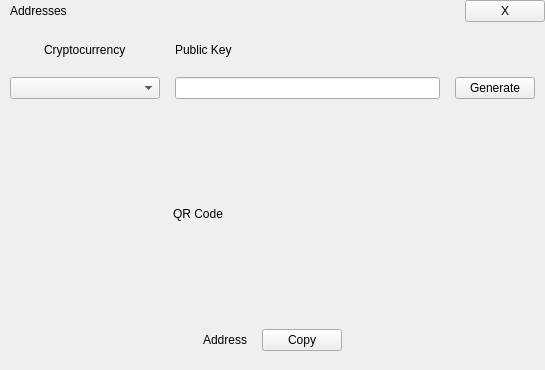
<?xml version="1.0" encoding="UTF-8"?>
<ui version="4.0">
 <class>addressModalQWidget</class>
 <widget class="QWidget" name="addressModalQWidget">
  <property name="geometry">
   <rect>
    <x>0</x>
    <y>0</y>
    <width>545</width>
    <height>370</height>
   </rect>
  </property>
  <property name="windowTitle">
   <string>Form</string>
  </property>
  <layout class="QVBoxLayout" name="addressModalQWidgetVLayout">
   <property name="spacing">
    <number>15</number>
   </property>
   <property name="leftMargin">
    <number>0</number>
   </property>
   <property name="topMargin">
    <number>0</number>
   </property>
   <property name="rightMargin">
    <number>0</number>
   </property>
   <property name="bottomMargin">
    <number>0</number>
   </property>
   <item>
    <widget class="QFrame" name="addressNavbarQFrame">
     <layout class="QHBoxLayout" name="addressNavbarQFrameHLayout">
      <property name="spacing">
       <number>10</number>
      </property>
      <property name="leftMargin">
       <number>10</number>
      </property>
      <property name="topMargin">
       <number>0</number>
      </property>
      <property name="rightMargin">
       <number>0</number>
      </property>
      <property name="bottomMargin">
       <number>0</number>
      </property>
      <item>
       <widget class="QLabel" name="addressQLabel">
        <property name="text">
         <string>Addresses</string>
        </property>
       </widget>
      </item>
      <item>
       <spacer name="addressNavbarQFrameHSpacer">
        <property name="orientation">
         <enum>Qt::Horizontal</enum>
        </property>
        <property name="sizeHint" stdset="0">
         <size>
          <width>40</width>
          <height>20</height>
         </size>
        </property>
       </spacer>
      </item>
      <item alignment="Qt::AlignRight">
       <widget class="QPushButton" name="closeAddressQPushButton">
        <property name="cursor">
         <cursorShape>PointingHandCursor</cursorShape>
        </property>
        <property name="text">
         <string>X</string>
        </property>
       </widget>
      </item>
     </layout>
    </widget>
   </item>
   <item>
    <widget class="QFrame" name="addressBodyQFrame">
     <layout class="QVBoxLayout" name="addressBodyQFrameVLayout">
      <property name="spacing">
       <number>15</number>
      </property>
      <property name="leftMargin">
       <number>10</number>
      </property>
      <property name="topMargin">
       <number>0</number>
      </property>
      <property name="rightMargin">
       <number>10</number>
      </property>
      <property name="bottomMargin">
       <number>0</number>
      </property>
      <item>
       <widget class="QFrame" name="addressCryptocurrencyAndPublicKeyContainerQFrame">
        <layout class="QHBoxLayout" name="addressCryptocurrencyAndPublicKeyContainerQFrameHLayout">
         <property name="spacing">
          <number>15</number>
         </property>
         <property name="leftMargin">
          <number>0</number>
         </property>
         <property name="topMargin">
          <number>0</number>
         </property>
         <property name="rightMargin">
          <number>0</number>
         </property>
         <property name="bottomMargin">
          <number>0</number>
         </property>
         <item>
          <widget class="QFrame" name="addressCryptocurrencyContainerQFrame">
           <property name="minimumSize">
            <size>
             <width>150</width>
             <height>0</height>
            </size>
           </property>
           <layout class="QVBoxLayout" name="addressCryptocurrencyContainerQFrameVLayout">
            <property name="spacing">
             <number>15</number>
            </property>
            <property name="leftMargin">
             <number>0</number>
            </property>
            <property name="topMargin">
             <number>0</number>
            </property>
            <property name="rightMargin">
             <number>0</number>
            </property>
            <property name="bottomMargin">
             <number>0</number>
            </property>
            <item alignment="Qt::AlignHCenter">
             <widget class="QLabel" name="donationsCryptocurrencyQLabel">
              <property name="text">
               <string>Cryptocurrency</string>
              </property>
             </widget>
            </item>
            <item>
             <widget class="QComboBox" name="donationsCryptocurrencyQComboBox">
              <property name="placeholderText">
               <string>Select Cryptocurrency</string>
              </property>
             </widget>
            </item>
           </layout>
          </widget>
         </item>
         <item>
          <widget class="QFrame" name="addressPublicKeyContainerQFrame">
           <layout class="QVBoxLayout" name="addressPublicKeyContainerQFrameVLayout">
            <property name="spacing">
             <number>15</number>
            </property>
            <property name="leftMargin">
             <number>0</number>
            </property>
            <property name="topMargin">
             <number>0</number>
            </property>
            <property name="rightMargin">
             <number>0</number>
            </property>
            <property name="bottomMargin">
             <number>0</number>
            </property>
            <item>
             <widget class="QLabel" name="addressPublicKeyQLabel">
              <property name="text">
               <string>Public Key</string>
              </property>
             </widget>
            </item>
            <item>
             <widget class="QLineEdit" name="addressPublicKeyQLineEdit">
              <property name="minimumSize">
               <size>
                <width>250</width>
                <height>0</height>
               </size>
              </property>
             </widget>
            </item>
           </layout>
          </widget>
         </item>
         <item>
          <widget class="QFrame" name="addressGenerateButtonContainerQFrame">
           <layout class="QVBoxLayout" name="addressGenerateButtonContainerQFrameVLayout">
            <property name="spacing">
             <number>0</number>
            </property>
            <property name="leftMargin">
             <number>0</number>
            </property>
            <property name="topMargin">
             <number>0</number>
            </property>
            <property name="rightMargin">
             <number>0</number>
            </property>
            <property name="bottomMargin">
             <number>0</number>
            </property>
            <item>
             <spacer name="verticalSpacer">
              <property name="orientation">
               <enum>Qt::Vertical</enum>
              </property>
              <property name="sizeHint" stdset="0">
               <size>
                <width>20</width>
                <height>40</height>
               </size>
              </property>
             </spacer>
            </item>
            <item>
             <widget class="QPushButton" name="addressGenerateQPushButton">
              <property name="text">
               <string>Generate</string>
              </property>
             </widget>
            </item>
           </layout>
          </widget>
         </item>
        </layout>
       </widget>
      </item>
      <item>
       <widget class="QFrame" name="generatedAddressQRContainerQFrame">
        <layout class="QHBoxLayout" name="generatedAddressQRContainerQFrameHLayout">
         <property name="spacing">
          <number>0</number>
         </property>
         <property name="leftMargin">
          <number>0</number>
         </property>
         <property name="topMargin">
          <number>0</number>
         </property>
         <property name="rightMargin">
          <number>0</number>
         </property>
         <property name="bottomMargin">
          <number>0</number>
         </property>
         <item>
          <spacer name="generatedAddressQRContainerQFrameHLSpacer">
           <property name="orientation">
            <enum>Qt::Horizontal</enum>
           </property>
           <property name="sizeHint" stdset="0">
            <size>
             <width>40</width>
             <height>20</height>
            </size>
           </property>
          </spacer>
         </item>
         <item>
          <widget class="QFrame" name="generatedAddressQRCodeQFrame">
           <layout class="QVBoxLayout" name="generatedAddressQRCodeQFrameVLayout">
            <property name="spacing">
             <number>0</number>
            </property>
            <property name="leftMargin">
             <number>0</number>
            </property>
            <property name="topMargin">
             <number>0</number>
            </property>
            <property name="rightMargin">
             <number>0</number>
            </property>
            <property name="bottomMargin">
             <number>0</number>
            </property>
            <item>
             <widget class="QLabel" name="generatedAddressQRCodeQLabel">
              <property name="minimumSize">
               <size>
                <width>200</width>
                <height>200</height>
               </size>
              </property>
              <property name="maximumSize">
               <size>
                <width>200</width>
                <height>200</height>
               </size>
              </property>
              <property name="text">
               <string>QR Code</string>
              </property>
             </widget>
            </item>
           </layout>
          </widget>
         </item>
         <item>
          <spacer name="generatedAddressQRContainerQFrameHRSpacer">
           <property name="orientation">
            <enum>Qt::Horizontal</enum>
           </property>
           <property name="sizeHint" stdset="0">
            <size>
             <width>40</width>
             <height>20</height>
            </size>
           </property>
          </spacer>
         </item>
        </layout>
       </widget>
      </item>
      <item>
       <widget class="QFrame" name="generatedAddressContainerQFrame">
        <layout class="QHBoxLayout" name="generatedAddressContainerQFrameHLayout">
         <property name="spacing">
          <number>0</number>
         </property>
         <property name="leftMargin">
          <number>0</number>
         </property>
         <property name="topMargin">
          <number>0</number>
         </property>
         <property name="rightMargin">
          <number>0</number>
         </property>
         <property name="bottomMargin">
          <number>0</number>
         </property>
         <item>
          <spacer name="generatedAddressContainerQFrameHLSpacer">
           <property name="orientation">
            <enum>Qt::Horizontal</enum>
           </property>
           <property name="sizeHint" stdset="0">
            <size>
             <width>40</width>
             <height>20</height>
            </size>
           </property>
          </spacer>
         </item>
         <item>
          <widget class="QFrame" name="generatedAddressQFrame">
           <layout class="QHBoxLayout" name="generatedAddressQFrameHLayout">
            <property name="spacing">
             <number>15</number>
            </property>
            <property name="leftMargin">
             <number>0</number>
            </property>
            <property name="topMargin">
             <number>0</number>
            </property>
            <property name="rightMargin">
             <number>0</number>
            </property>
            <property name="bottomMargin">
             <number>0</number>
            </property>
            <item>
             <widget class="QLabel" name="generatedAddressQLabel">
              <property name="text">
               <string>Address</string>
              </property>
             </widget>
            </item>
            <item>
             <widget class="QPushButton" name="generatedAddressCopyQPushButton">
              <property name="text">
               <string>Copy</string>
              </property>
             </widget>
            </item>
           </layout>
          </widget>
         </item>
         <item>
          <spacer name="generatedAddressContainerQFrameHRSpacer">
           <property name="orientation">
            <enum>Qt::Horizontal</enum>
           </property>
           <property name="sizeHint" stdset="0">
            <size>
             <width>40</width>
             <height>20</height>
            </size>
           </property>
          </spacer>
         </item>
        </layout>
       </widget>
      </item>
      <item>
       <spacer name="addressBodyQFrameVSpacer">
        <property name="orientation">
         <enum>Qt::Vertical</enum>
        </property>
        <property name="sizeHint" stdset="0">
         <size>
          <width>20</width>
          <height>7</height>
         </size>
        </property>
       </spacer>
      </item>
     </layout>
    </widget>
   </item>
  </layout>
 </widget>
 <resources/>
 <connections/>
</ui>
